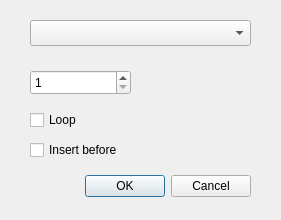
<?xml version="1.0" encoding="UTF-8"?>
<ui version="4.0">
 <class>CInsertPatternForm</class>
 <widget class="QDialog" name="CInsertPatternForm">
  <property name="geometry">
   <rect>
    <x>0</x>
    <y>0</y>
    <width>281</width>
    <height>220</height>
   </rect>
  </property>
  <property name="windowTitle">
   <string>Dialog</string>
  </property>
  <widget class="QDialogButtonBox" name="buttonBox">
   <property name="geometry">
    <rect>
     <x>20</x>
     <y>170</y>
     <width>231</width>
     <height>32</height>
    </rect>
   </property>
   <property name="orientation">
    <enum>Qt::Horizontal</enum>
   </property>
   <property name="standardButtons">
    <set>QDialogButtonBox::Cancel|QDialogButtonBox::Ok</set>
   </property>
  </widget>
  <widget class="QComboBox" name="comboBox">
   <property name="geometry">
    <rect>
     <x>30</x>
     <y>20</y>
     <width>221</width>
     <height>26</height>
    </rect>
   </property>
  </widget>
  <widget class="QSpinBox" name="spinBox">
   <property name="geometry">
    <rect>
     <x>30</x>
     <y>70</y>
     <width>101</width>
     <height>25</height>
    </rect>
   </property>
   <property name="minimum">
    <number>1</number>
   </property>
   <property name="maximum">
    <number>100</number>
   </property>
  </widget>
  <widget class="QCheckBox" name="checkBox">
   <property name="geometry">
    <rect>
     <x>30</x>
     <y>110</y>
     <width>87</width>
     <height>20</height>
    </rect>
   </property>
   <property name="text">
    <string>Loop</string>
   </property>
  </widget>
  <widget class="QCheckBox" name="checkBox_2">
   <property name="geometry">
    <rect>
     <x>30</x>
     <y>140</y>
     <width>141</width>
     <height>20</height>
    </rect>
   </property>
   <property name="text">
    <string>Insert before</string>
   </property>
  </widget>
 </widget>
 <resources/>
 <connections>
  <connection>
   <sender>buttonBox</sender>
   <signal>accepted()</signal>
   <receiver>CInsertPatternForm</receiver>
   <slot>accept()</slot>
   <hints>
    <hint type="sourcelabel">
     <x>248</x>
     <y>254</y>
    </hint>
    <hint type="destinationlabel">
     <x>157</x>
     <y>274</y>
    </hint>
   </hints>
  </connection>
  <connection>
   <sender>buttonBox</sender>
   <signal>rejected()</signal>
   <receiver>CInsertPatternForm</receiver>
   <slot>reject()</slot>
   <hints>
    <hint type="sourcelabel">
     <x>316</x>
     <y>260</y>
    </hint>
    <hint type="destinationlabel">
     <x>286</x>
     <y>274</y>
    </hint>
   </hints>
  </connection>
 </connections>
</ui>
